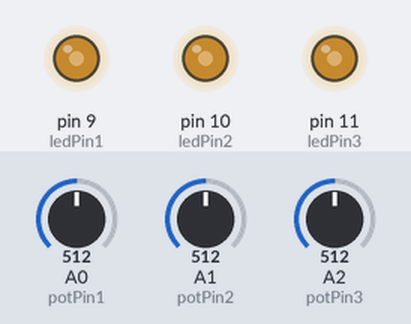
A sketch run on a simulated Arduino Uno, built with avr-gcc and run on an emulated ATmega328P. Parts: output pins drawn as LEDs (lit = HIGH). The test bench sets the inputs (shaded band); at power-on: A0 (potPin1) = 512, A1 (potPin2) = 512, A2 (potPin3) = 512.

Above: at 1.2 s.
1.3 s: A0 (potPin1) set to 716
At 2.3 s:
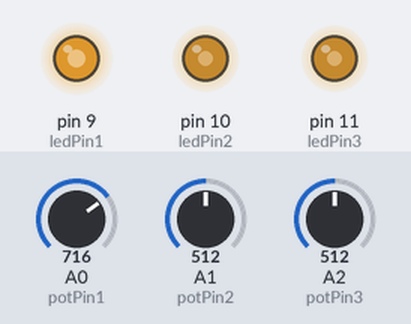
2.8 s: A1 (potPin2) set to 716
At 3.4 s:
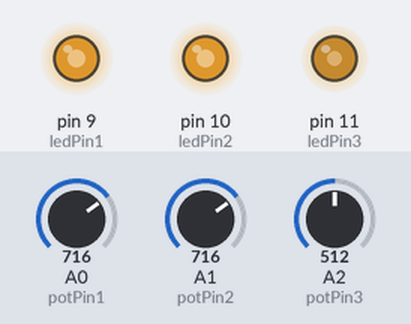
4.3 s: A2 (potPin3) set to 716
At 4.6 s:
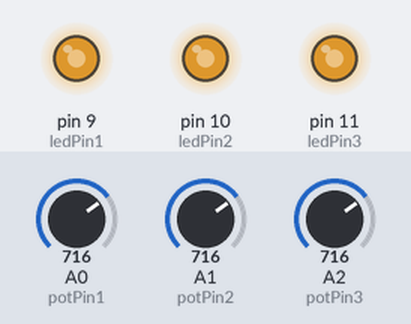
5.8 s: A0 (potPin1) set to 900
At 6.9 s:
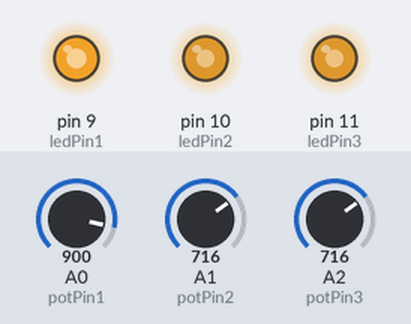
7.3 s: A1 (potPin2) set to 900
At 8.0 s:
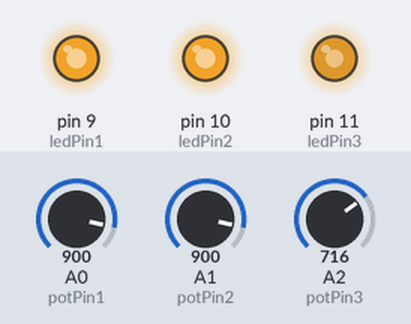
8.8 s: A2 (potPin3) set to 900
At 9.2 s:
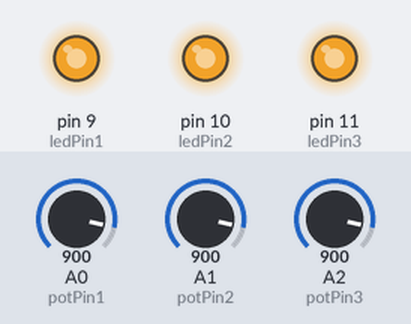
Timing chart, 0 to 11.3 s (numbered marks = the images above; inputs shaded):
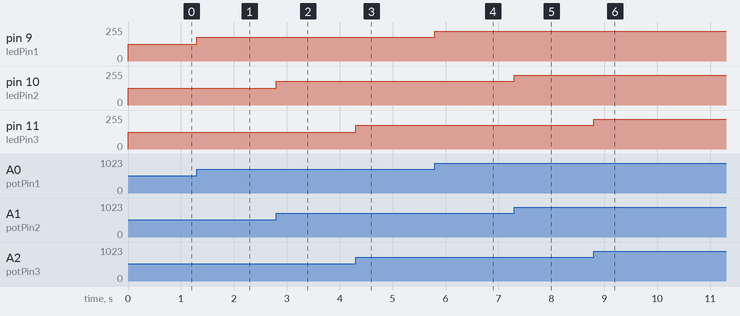

The sketch:

analogRGBControlv1.ino
```cpp
const int potPin1 = A0;
const int ledPin1 = 9; //blue

const int potPin2 = A1;
const int ledPin2 = 10; //green

const int potPin3 = A2;
const int ledPin3 = 11; //red

int potValue1 = 0;
int ledValue1 = 0; //blue

int potValue2 = 0;
int ledValue2 = 0; //green

int potValue3 = 0;
int ledValue3 = 0; //red

void setup() {
  // put your setup code here, to run once:
  pinMode(potPin1, INPUT);
  pinMode(ledPin1, OUTPUT);

  pinMode(potPin2, INPUT);
  pinMode(ledPin2, OUTPUT);

  pinMode(potPin3, INPUT);
  pinMode(ledPin3, OUTPUT);

}

void loop() {
  // put your main code here, to run repeatedly:
  potValue1 = analogRead(potPin1);
  ledValue1 = map(potValue1, 0, 1023, 0, 255);
  analogWrite(ledPin1, ledValue1);

  potValue2 = analogRead(potPin2);
  ledValue2 = map(potValue2, 0, 1023, 0, 255);
  analogWrite(ledPin2, ledValue2);

  potValue3 = analogRead(potPin3);
  ledValue3 = map(potValue3, 0, 1023, 0, 255);
  analogWrite(ledPin3, ledValue3);
}
```

Measured:
- after the input at 1.3 s, pin 9 (ledPin1): 127/255 → 178/255 at once
- after the input at 2.8 s, pin 10 (ledPin2): 127/255 → 178/255 at once
- after the input at 4.3 s, pin 11 (ledPin3): 127/255 → 178/255 at once
- after the input at 5.8 s, pin 9 (ledPin1): 178/255 → 224/255 at once
- after the input at 7.3 s, pin 10 (ledPin2): 178/255 → 224/255 at once
- after the input at 8.8 s, pin 11 (ledPin3): 178/255 → 224/255 at once
